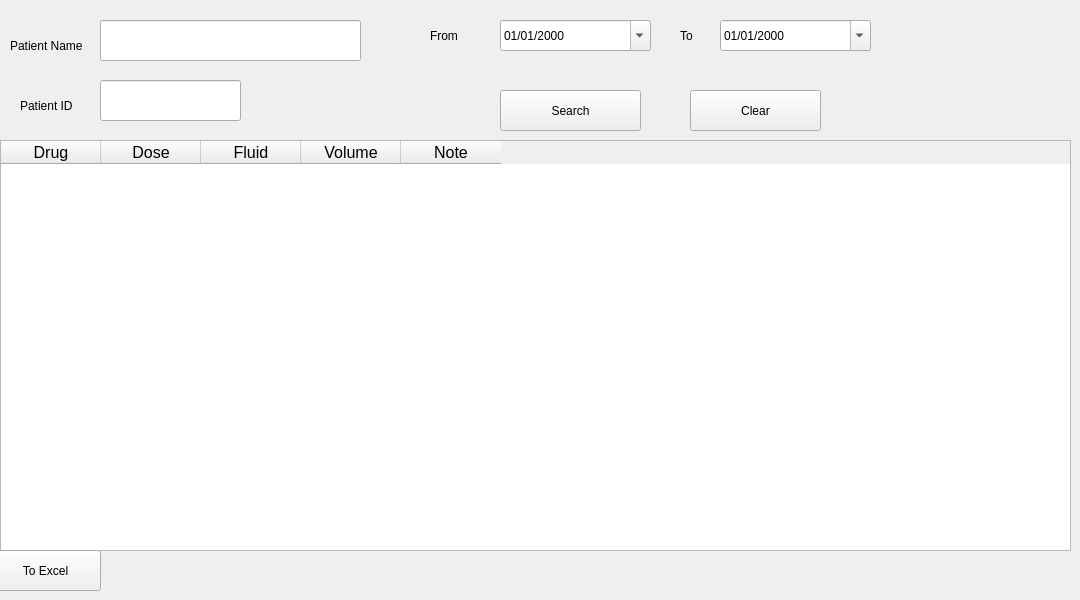
      <widget class="QWidget" name="tab_5">
       <attribute name="title">
        <string>Search For Patient </string>
       </attribute>
       <widget class="QTableWidget" name="tableWidget_2">
        <property name="geometry">
         <rect>
          <x>0</x>
          <y>140</y>
          <width>1071</width>
          <height>411</height>
         </rect>
        </property>
        <property name="font">
         <font>
          <pointsize>12</pointsize>
         </font>
        </property>
        <property name="layoutDirection">
         <enum>Qt::LeftToRight</enum>
        </property>
        <column>
         <property name="text">
          <string>Drug</string>
         </property>
        </column>
        <column>
         <property name="text">
          <string>Dose</string>
         </property>
        </column>
        <column>
         <property name="text">
          <string>Fluid</string>
         </property>
        </column>
        <column>
         <property name="text">
          <string>Volume</string>
         </property>
        </column>
        <column>
         <property name="text">
          <string>Note</string>
         </property>
        </column>
       </widget>
       <widget class="QLabel" name="label_12">
        <property name="geometry">
         <rect>
          <x>10</x>
          <y>30</y>
          <width>131</width>
          <height>31</height>
         </rect>
        </property>
        <property name="text">
         <string>Patient Name</string>
        </property>
       </widget>
       <widget class="QDateEdit" name="dateEdit">
        <property name="geometry">
         <rect>
          <x>720</x>
          <y>20</y>
          <width>151</width>
          <height>31</height>
         </rect>
        </property>
        <property name="displayFormat">
         <string>dd/MM/yyyy</string>
        </property>
        <property name="calendarPopup">
         <bool>true</bool>
        </property>
       </widget>
       <widget class="QDateEdit" name="dateEdit_2">
        <property name="geometry">
         <rect>
          <x>500</x>
          <y>20</y>
          <width>151</width>
          <height>31</height>
         </rect>
        </property>
        <property name="displayFormat">
         <string>dd/MM/yyyy</string>
        </property>
        <property name="calendarPopup">
         <bool>true</bool>
        </property>
       </widget>
       <widget class="QLabel" name="label_13">
        <property name="geometry">
         <rect>
          <x>680</x>
          <y>20</y>
          <width>51</width>
          <height>31</height>
         </rect>
        </property>
        <property name="text">
         <string>To</string>
        </property>
       </widget>
       <widget class="QLabel" name="label_14">
        <property name="geometry">
         <rect>
          <x>430</x>
          <y>20</y>
          <width>51</width>
          <height>31</height>
         </rect>
        </property>
        <property name="text">
         <string>From</string>
        </property>
       </widget>
       <widget class="QPushButton" name="pushButton_6">
        <property name="geometry">
         <rect>
          <x>-10</x>
          <y>550</y>
          <width>111</width>
          <height>41</height>
         </rect>
        </property>
        <property name="text">
         <string>To Excel</string>
        </property>
       </widget>
       <widget class="QPushButton" name="pushButton_9">
        <property name="geometry">
         <rect>
          <x>500</x>
          <y>90</y>
          <width>141</width>
          <height>41</height>
         </rect>
        </property>
        <property name="text">
         <string>Search</string>
        </property>
        <property name="shortcut">
         <string>F10</string>
        </property>
       </widget>
       <widget class="QLineEdit" name="lineEdit_8">
        <property name="geometry">
         <rect>
          <x>100</x>
          <y>20</y>
          <width>261</width>
          <height>41</height>
         </rect>
        </property>
        <property name="font">
         <font>
          <pointsize>13</pointsize>
         </font>
        </property>
       </widget>
       <widget class="QLabel" name="label_20">
        <property name="geometry">
         <rect>
          <x>20</x>
          <y>90</y>
          <width>131</width>
          <height>31</height>
         </rect>
        </property>
        <property name="text">
         <string>Patient ID</string>
        </property>
       </widget>
       <widget class="QLineEdit" name="lineEdit_11">
        <property name="geometry">
         <rect>
          <x>100</x>
          <y>80</y>
          <width>141</width>
          <height>41</height>
         </rect>
        </property>
        <property name="font">
         <font>
          <pointsize>13</pointsize>
         </font>
        </property>
       </widget>
       <widget class="QPushButton" name="pushButton_19">
        <property name="geometry">
         <rect>
          <x>690</x>
          <y>90</y>
          <width>131</width>
          <height>41</height>
         </rect>
        </property>
        <property name="text">
         <string>Clear</string>
        </property>
       </widget>
      </widget>
